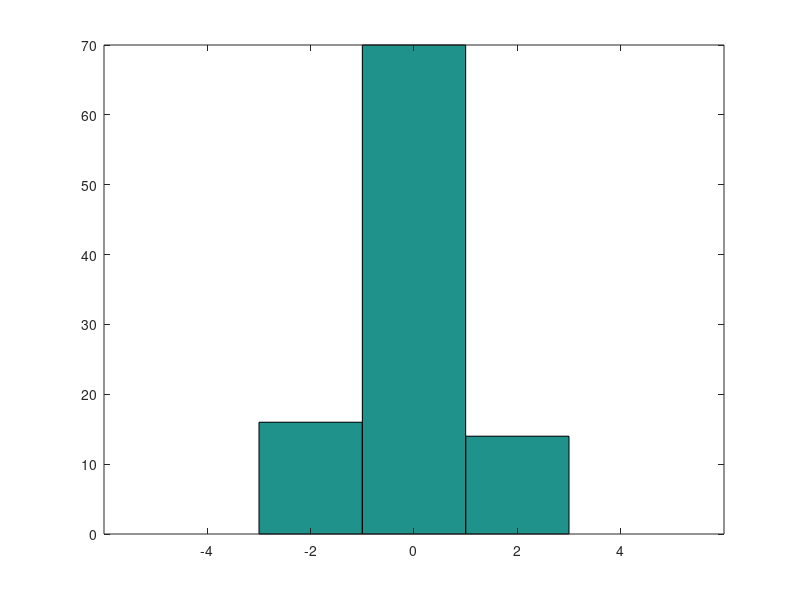

Recreate this plot in MATLAB. (Note: this script raises an error after producing the figure.)
sims = 100;
n = 100;
h = [.1,.5,1,1.5,2];
t0   = -4;
tm   = 4; 
MSEs = zeros(1,length(h));
MAEs = zeros(1,length(h));
x0 = 2;  
for j = 1:length(h)
    rng  = tm-t0; 
    nbin = ceil(rng/h(j));
    bins = t0:h(j):(nbin*h(j)+t0);
      
    [k,dist] = dsearchn(bins',x0);
    errors = zeros(1,sims);

    for i = 1:sims
        x = randn(1,n);
        counts = histc(x,bins);
        fhat = counts/sum(counts);
        errors(i) = fhat(k) - normpdf(x0);
    end
    hist(x,bins)
    MSEs(j) = mean(errors.^2);
    MAEs(j) = mean(abs(errors));
end
MSEs
MAEs
T1 = table(h');
T2 = table(MSEs');
T3 = table(MAEs');
T = table(h',MSEs',MAEs');
T.Properties.VariableNames = {'Bin_Width','MSE','MAE'};
T